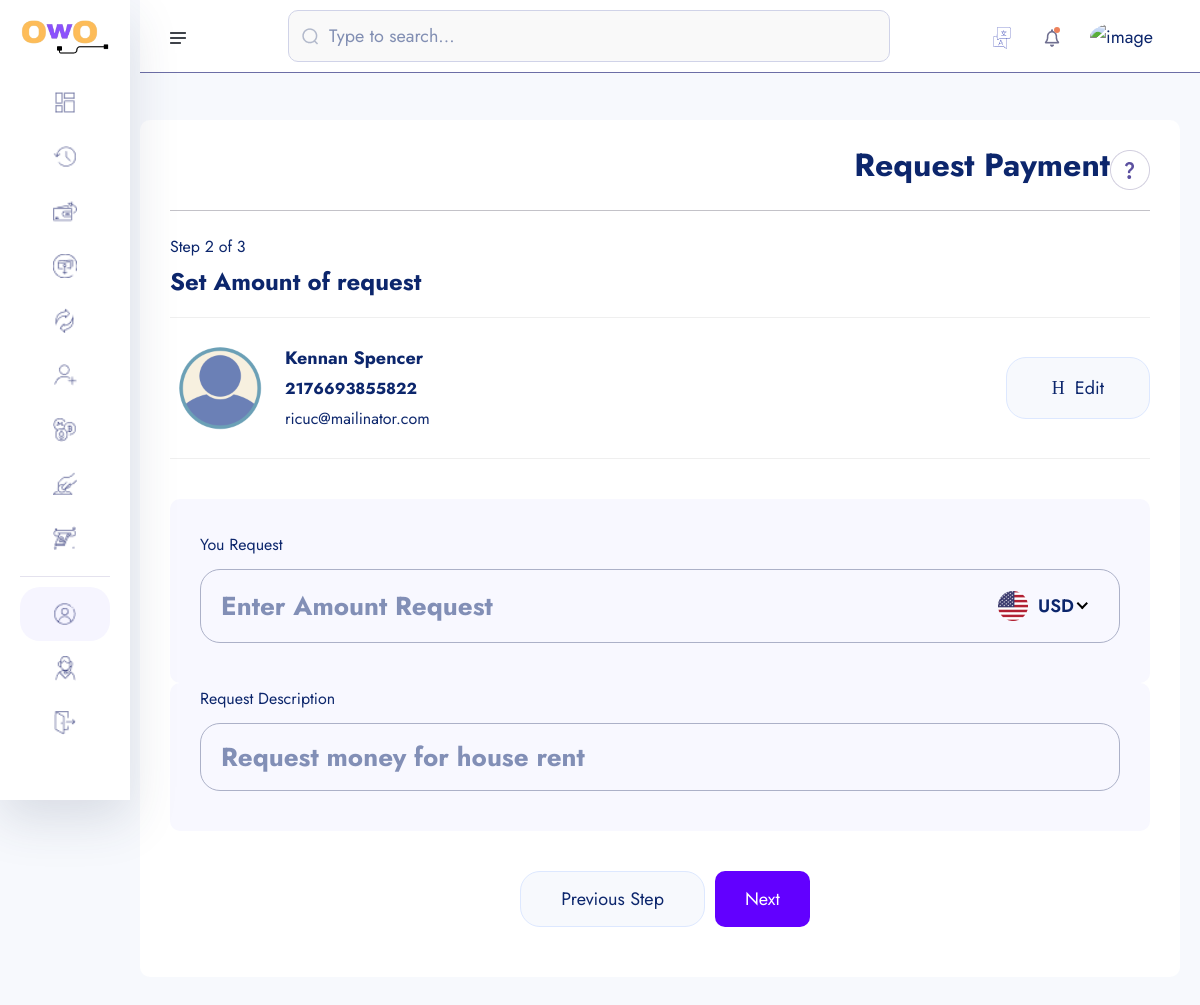
Screenshot of /amount-request/2176693855822/ (signed in) with the database file from the repository.
### account/models.py (models this page shows, shortened)
class Account(models.Model):
    id = models.UUIDField(primary_key=True, unique=True,
                          default=uuid.uuid4, editable=False)
    user = models.OneToOneField(User, on_delete=models.CASCADE)
    account_balance = models.DecimalField(
        max_digits=12, decimal_places=2, default=0.00)
    account_number = ShortUUIDField(
        length=10, max_length=25, prefix="217", alphabet="123456789")
    account_id = ShortUUIDField(
        unique=True, length=7, max_length=25, prefix="DEX", alphabet="123456789")
    pin_number = ShortUUIDField(
        unique=True, length=4, max_length=7, alphabet="123456789")
    ref_code = ShortUUIDField(unique=True, length=10,
                              max_length=25, alphabet="abcdefgh123456789")
    account_status = models.CharField(
        max_length=100, choices=ACCOUNT_STATUS, default="in-active")
    date = models.DateTimeField(auto_now_add=True)
    kyc_submitted = models.BooleanField(default=False)
    kyc_confirmed = models.BooleanField(default=False)
    recommended_by = models.ForeignKey(
        User, on_delete=models.DO_NOTHING, blank=True, null=True, related_name='recommended_by')
    class Meta:
        ordering = ['date']

class Kyc(models.Model):
    id = models.UUIDField(primary_key=True, unique=True,
                          default=uuid.uuid4, editable=False)
    user = models.OneToOneField(User, on_delete=models.CASCADE)
    account = models.OneToOneField(Account, on_delete=models.CASCADE)
    full_name = models.CharField(max_length=1000)
    image = models.ImageField(upload_to="kyc", default="default.jpg")
    marital_status = models.CharField(choices=MARITAL_STATUS, max_length=40)
    gender = models.CharField(choices=GENDER, max_length=40, default="default")
    identity_type = models.CharField(choices=IDENTITY_TYPE, max_length=40)
    identity_image = models.ImageField(
        upload_to="kyc", null=False, blank=False, default=None)
    date_of_birth = models.DateTimeField(auto_now_add=False)
    signature = models.ImageField(upload_to="kyc")
    country = models.CharField(max_length=100)
    state = models.CharField(max_length=100)
    city = models.CharField(max_length=100)
    mobile = models.CharField(max_length=1000)
    fax = models.CharField(max_length=1000)
    date = models.DateTimeField(auto_now_add=True)

### user_auth/models.py (models this page shows, shortened)
class User (AbstractUser):
    (
        username_,
        email_,
        phone_number_,
        is_staff_,
    ) = HELP_TEXT_AND_VERBOSE_NAME["user"].values()
    username = models.CharField(
        max_length=50,
        help_text=username_[0],
        verbose_name=username_[1],
    )
    email = models.EmailField(
        max_length=200,
        unique=True,
        help_text=email_[0],
        verbose_name=email_[1],
    )
    phone_number = PhoneNumberField(
        unique=True,
        blank=False,
        help_text=phone_number_[0],
        verbose_name=phone_number_[1],
    )
    is_staff = models.BooleanField(
        default=False,
        help_text=is_staff_[0],
        verbose_name=is_staff_[1],
    )
    USERNAME_FIELD='email'
    REQUIRED_FIELDS=['username']

### core/payment_request.py (the view)
# urls.py: path("amount-request/<account_number>/", payment_request.amountRequest,
@login_required
def amountRequest(request, account_number):
    account = Account.objects.get(account_number=account_number)
    context = {
        "account": account
    }
    return render(request, "payment_request/amount-request.html", context)

### templates/payment_request/amount-request.html (shortened to what this page needs)
{% extends "partials/dash_board_base.html" %}
{% load static %}
{% load humanize %}
{% block content %}
    <section class="dashboard-section body-collapse pay step step-2">
        <div class="overlay pt-120">
            <div class="container-fruid">
                <div class="main-content">
                    <div class="head-area d-flex align-items-center justify-content-between">
                        <h4>Request Payment</h4>
                        <div class="icon-area">
                            <img src="{% static 'assets1/images/icon/support-icon.png' %}" alt="icon">
                        </div>
                    </div>
                    <div class="choose-recipient">
                        <div class="step-area">
                            <span class="mdr">Step 2 of 3</span>
                            <h5>Set Amount of request</h5>
                        </div>
                        <div class="user-select">
                            <div class="single-user">
                                <div class="left d-flex align-items-center">
                                    <div class="img-area">
                                        <img src="{{ account.user.kyc.image.url }}" style="width: 100px; height: 100px; border-radius: 50%; object-fit: cover;"  alt="image">
                                    </div>
                                    <div class="text-area">
                                        <p>{{ account.user.kyc.full_name|title }}</p>
                                        <span class="mdr"><b>{{ account.account_number }}</b></span> <br>
                                        <span class="mdr">{{ account.user.email }}</span>
                                    </div>
                                </div>
                                <div class="right">
                                    <a href="{% url 'core:request-search-user' %}">
                                        <i class="icon-h-edit"></i>
                                        Edit
                                    </a>
                                </div>
                            </div>
                        </div>
                    </div>
                    <form action="{% url 'core:amount-request-process' account.account_number  %}" method="POST">
                        <div class="send-banance">
                            <span class="mdr">You Request</span>
                            <div class="input-area">
                                <input class="xxlr" placeholder="Enter Amount Request" type="number" name="amount-request" id="amount-request">
                            </div>
                        </div>
                        <div class="send-banance pt-0 mt-0">
                            <span class="mdr">Request Description</span>
                            <div class="input-area">
                                <input class="xxlr" placeholder="Request money for house rent" type="text" name="description">
                            </div>
                        </div>
                        <div class="footer-area mt-40">
                            <a href="{% url 'core:request-search-user' %}">Previous Step</a>
                            <button type="submit" style="padding: 10px 30px; border-radius: 10px; background: rgb(98, 0, 255); color: #fff;" class="active">Next</button>
                        </div>
                    </form>
                </div>
            </div>
        </div>
    </section>
    {% endblock content %}

### rows the page displays
Account: user.kyc.image (placeholder picture), user.kyc.full_name "Kennan Spencer", account_number "2176693855822", user.email "ricuc@mailinator.com"
